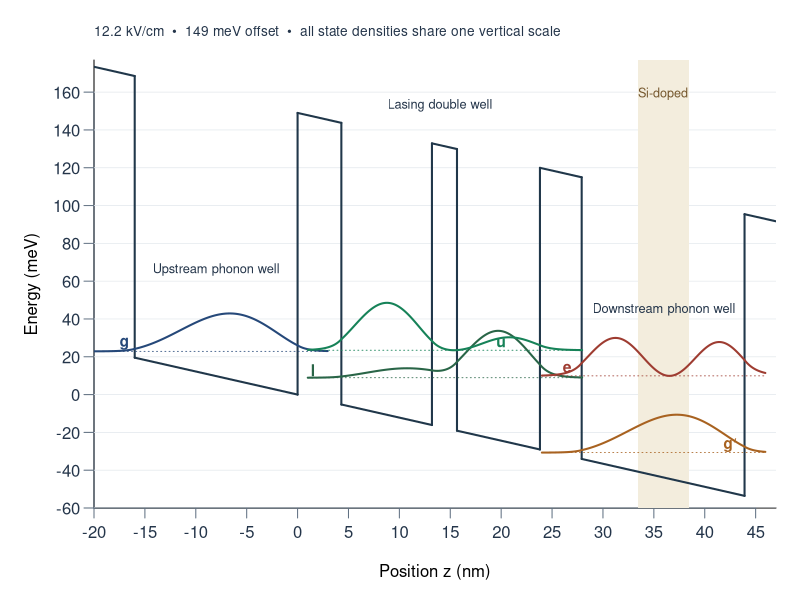

Here is the R script that generated this plot:
profiles <- read.csv("profiles.csv", check.names=FALSE)
base <- subset(read.csv("sensitivity.csv"), case == "dz-0.005")
png("isolated-wells.png", width=1800, height=1050, res=180, type="cairo")
par(mar=c(4.6, 4.7, 3.0, 1.2), las=1, family="sans", mgp=c(2.65, 0.7, 0))
plot(NA, xlim=c(-20,47), ylim=c(-60,177), xlab="Position z (nm)", ylab="Energy (meV)",
     xaxs="i", yaxs="i", bty="l", xaxt="n", yaxt="n")
axis(1, at=seq(-20,45,5), col="#607082", col.axis="#24354a")
axis(2, at=seq(-60,160,20), col="#607082", col.axis="#24354a")
abline(h=seq(-60,160,20), col="#e4e9ed", lwd=0.75)
rect(33.41, -60, 38.41, 177, col="#f3eddd", border=NA)
interfaces <- c(-20,-16,0,4.3,13.2,15.66,23.81,27.91,43.91,47)
barriers <- rep(c(TRUE,FALSE), length.out=length(interfaces)-1)
for (i in seq_along(barriers)) {
    endpoints <- interfaces[i + c(0,1)]
    upper <- if (barriers[i]) 149 else 0
    lines(endpoints, upper-1.22*endpoints, col="#20374a", lwd=2)
    if (i < length(barriers)) {
        segments(endpoints[2], -1.22*endpoints[2], endpoints[2], 149-1.22*endpoints[2],
                 col="#20374a", lwd=2)
    }
}
labels <- c("g", "l", "u", "e", "g′")
levels <- c(base$g, base$l, base$u, base$e, base$g_next)
colors <- c("#254879", "#296547", "#168258", "#9e3c31", "#a86220")
bounds <- list(c(-20,3), c(1,28), c(1,28), c(24,46), c(24,46))
label_x <- c(-17, 1.5, 20, 26.5, 42.5)
for (i in seq_along(labels)) {
    visible <- profiles$z_nm >= bounds[[i]][1] & profiles$z_nm <= bounds[[i]][2]
    x <- profiles$z_nm[visible]
    y <- levels[i] + 200 * profiles[visible,i+2]
    segments(min(x), levels[i], max(x), levels[i], col=colors[i], lty=3, lwd=0.8)
    lines(x, y, col=colors[i], lwd=2)
    text(label_x[i], levels[i]+4, labels[i], col=colors[i], font=2, cex=0.95)
}
text(c(-8,14,36), c(66,153,45), c("Upstream phonon well", "Lasing double well", "Downstream phonon well"),
     col="#24354a", cex=0.77)
text(35.91, 159, "Si-doped", cex=0.76, col="#74562c")
mtext("12.2 kV/cm  •  149 meV offset  •  all state densities share one vertical scale",
      side=3, line=1, adj=0, cex=0.82, col="#24354a")
dev.off()
